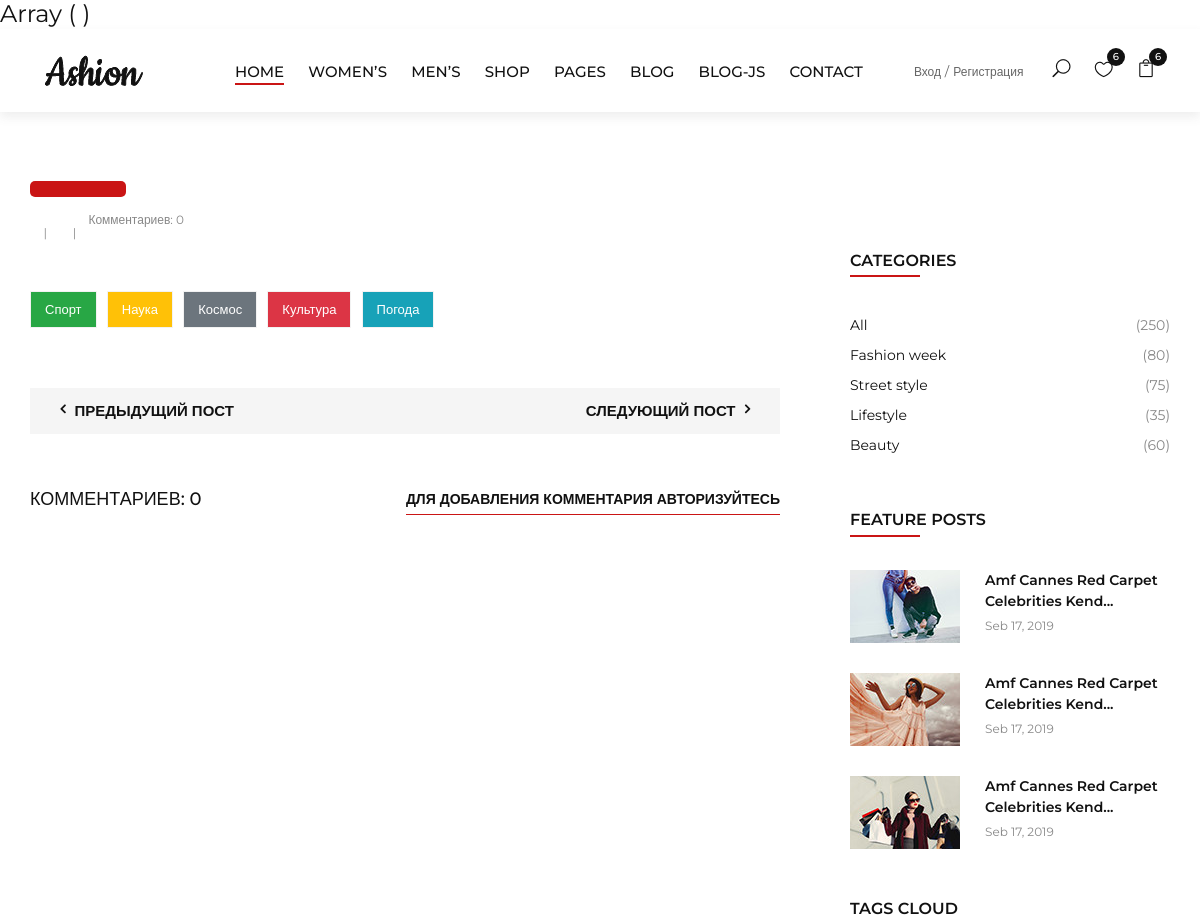
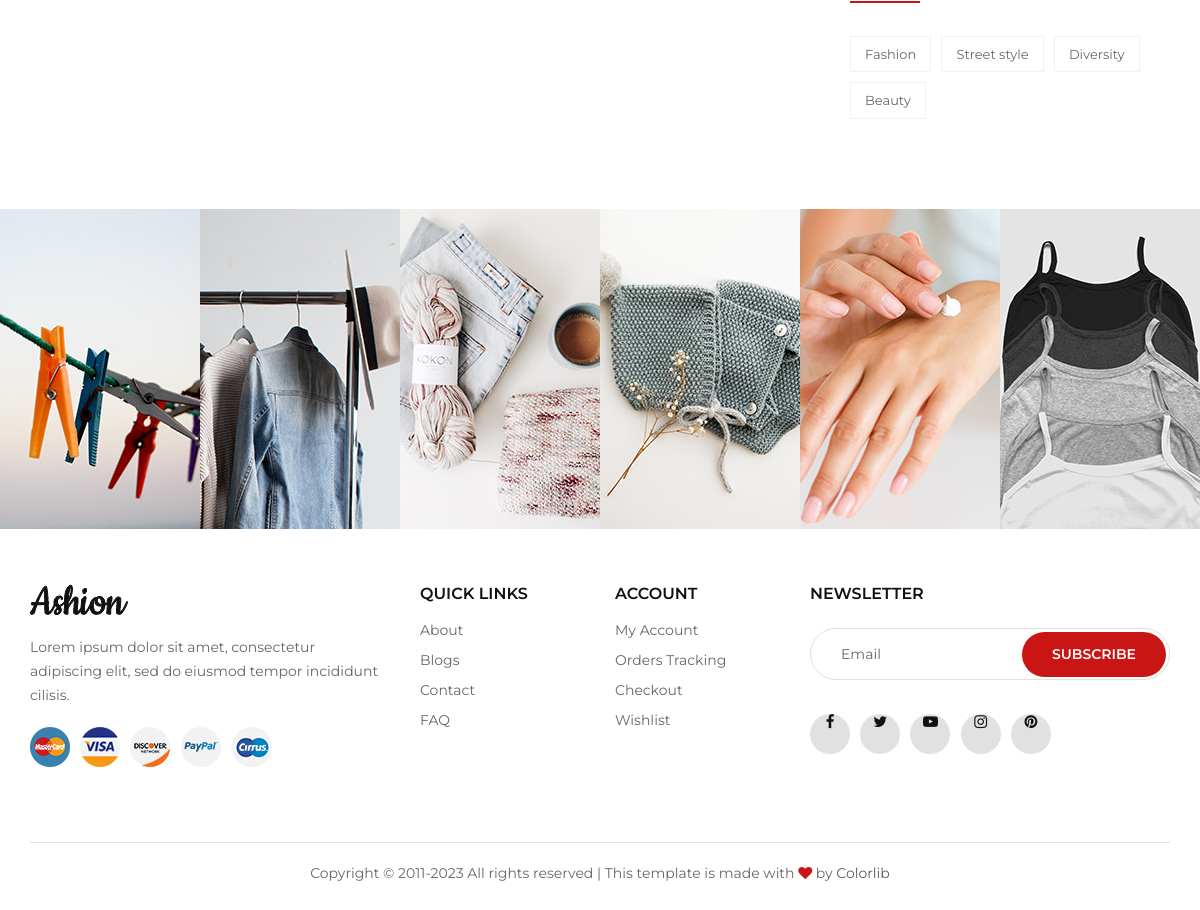
Screenshot of /blog-details.php with the database file from the repository (2 pictures, top to bottom).
### tables this page shows
CREATE TABLE `category` (
  `id` int(11) NOT NULL,
  `title` varchar(255) NOT NULL,
  `translation` varchar(255) NOT NULL,
  `description` text NOT NULL,
  `class_name` varchar(255) DEFAULT NULL
);

### blog-details.php (called while the page is built, shortened)
<?php
$id = (int)$_GET['newsId'];
require 'models/News.php';
require 'models/Categories.php';
require 'models/Comments.php';
$newsItem = News::getNewsItemById($id);
$categories = Categories::getCategoryList();
$comments = Comments::getCommentsByNewsId($id);
$commentsCount = count($comments);
$newsItem['text'] = str_replace("\r\n", '</p><p>', $newsItem['text']);
$newsItem['text'] = str_replace("<p></p>", '', $newsItem['text']);
$idListDB = News::getIdList();
$idList = [];
foreach ($idListDB as $idArr){
    $idList[] = $idArr['id'];
}
$key = array_search($id, $idList);
$nextNewsId = $idList[$key+1];
$previousNewsId = $idList[$key-1];
require 'views/blog-details_view.php';

### models/News.php (called while the page is built, shortened)
<?php
class News
{
    public static function getNewsItemById($id){
        $pdo = DBConnect::getConnection();
        $query = "SELECT news.title AS newsTitle, text, add_date, image,
                    translation AS categoryTitle, class_name,
                    first_name, last_name
                    FROM news, category, authors
                    WHERE author_id = authors.id
                    AND category_id = category.id
                    AND news.id = ?;";
        $statement = $pdo->prepare($query);
        $statement->execute([$id]);
        return $statement->fetch();
    }
    public static function getIdList(){
        $pdo = DBConnect::getConnection();
        $query = "SELECT id
                    FROM news
                    ORDER BY id;";
        return $pdo->query($query)->fetchAll();
    }
}

### models/Comments.php (called while the page is built, shortened)
<?php
class Comments
{
    public static function getCommentsByNewsId($id){
        $pdo = DBConnect::getConnection();
        $query = "SELECT comment, comments.add_date,
                  first_name, last_name, image
                  FROM comments, users
                  WHERE user_id = users.id
                    AND news_id = ?
                    AND approved = 1;";
        $statement = $pdo->prepare($query);
        $statement->execute([$id]);
        return $statement->fetchAll();
    }
}

### models/Categories.php (called while the page is built, shortened)
<?php
class Categories
{
    public static function getCategoryList(){
        $pdo = DBConnect::getConnection();
        $query = "SELECT id, translation, class_name
                    FROM category;";
        return $pdo->query($query)->fetchAll();
    }
}

### views/blog-details_view.php (the view, shortened to what this page needs)
<?php
require 'components/header.php';
?>
<div class="breadcrumb-option">
    <div class="container">
        <div class="row">
            <div class="col-lg-12">
                <div class="breadcrumb__links">
                    <a href="index.php"><i class="fa fa-home"></i> Home</a>
                    <a href="./blog.php">Blog</a>
                </div>
            </div>
        </div>
    </div>
</div>
<section class="blog-details spad">
    <div class="container">
        <div class="row">
            <div class="col-lg-8 col-md-8">
                <div class="blog__details__content">
                    <div class="blog__details__item">
                        <div class="blog__details__item__title">
                            <span class="tip px-5 py-2  <?=$newsItem['class_name']?>"><?=$newsItem['categoryTitle']?></span>
                            <ul>
                                <li>Комментариев: <?=$commentsCount?></li>
                            </ul>
                        </div>
                    </div>
                    <div class="blog__details__tags">
                        <?php foreach ($categories as $category):?>
                            <a href="<?=$category['id']?>" class="<?=$category['class_name']?> text-white"><?=$category['translation']?></a>
                        <?php endforeach;?>
                    </div>
                    <div class="blog__details__btns">
                        <div class="row">
                            <div class="col-lg-6 col-md-6 col-sm-6">
                                <div class="blog__details__btn__item">
                                    <h6><a href="blog-details.php?newsId=<?=$previousNewsId?>"><i class="fa fa-angle-left"></i> Предыдущий пост</a></h6>
                                </div>
                            </div>
                            <div class="col-lg-6 col-md-6 col-sm-6">
                                <div class="blog__details__btn__item blog__details__btn__item--next">
                                    <h6><a href="blog-details.php?newsId=<?=$nextNewsId?>">Следующий пост <i class="fa fa-angle-right"></i></a></h6>
                                </div>
                            </div>
                        </div>
                    </div>
                    <div class="blog__details__comment">
                        <h5>Комментариев: <?=$commentsCount?></h5>
                        <?php if( isset($_SESSION['userId']) ):?>
                            <a href="#" class="leave-btn">Оставить комментарий</a>
                        <?php else:?>
                            <a href="enter.php" class="leave-btn">Для добавления комментария авторизуйтесь</a>
                        <?php endif;?>
                    </div>
                </div>
            </div>
            <div class="col-lg-4 col-md-4">
                <div class="blog__sidebar">
                    <div class="blog__sidebar__item">
                        <div class="section-title">
                            <h4>Categories</h4>
                        </div>
                        <ul>
                            <li><a href="#">All <span>(250)</span></a></li>
                            <li><a href="#">Fashion week <span>(80)</span></a></li>
                            <li><a href="#">Street style <span>(75)</span></a></li>
                            <li><a href="#">Lifestyle <span>(35)</span></a></li>
                            <li><a href="#">Beauty <span>(60)</span></a></li>
                        </ul>
                    </div>
                    <div class="blog__sidebar__item">
                        <div class="section-title">
                            <h4>Feature posts</h4>
                        </div>
                        <a href="#" class="blog__feature__item">
                            <div class="blog__feature__item__pic">
                                <img src="img/blog/sidebar/fp-1.jpg" alt="">
                            </div>
                            <div class="blog__feature__item__text">
                                <h6>Amf Cannes Red Carpet Celebrities Kend...</h6>
                                <span>Seb 17, 2019</span>
                            </div>
                        </a>
                        <a href="#" class="blog__feature__item">
                            <div class="blog__feature__item__pic">
                                <img src="img/blog/sidebar/fp-2.jpg" alt="">
                            </div>
                            <div class="blog__feature__item__text">
                                <h6>Amf Cannes Red Carpet Celebrities Kend...</h6>
                                <span>Seb 17, 2019</span>
                            </div>
                        </a>
                        <a href="#" class="blog__feature__item">
                            <div class="blog__feature__item__pic">
                                <img src="img/blog/sidebar/fp-3.jpg" alt="">
                            </div>
                            <div class="blog__feature__item__text">
                                <h6>Amf Cannes Red Carpet Celebrities Kend...</h6>
                                <span>Seb 17, 2019</span>
                            </div>
                        </a>
                    </div>
                    <div class="blog__sidebar__item">
                        <div class="section-title">
                            <h4>Tags cloud</h4>
                        </div>
                        <div class="blog__sidebar__tags">
                            <a href="#">Fashion</a>
                            <a href="#">Street style</a>
                            <a href="#">Diversity</a>
                            <a href="#">Beauty</a>
                        </div>
                    </div>
                </div>
            </div>
        </div>
    </div>
</section>
<?php
require 'components/instagram.php';
?>
<?php
require 'components/footer.php';
?>

### rows the page displays
category: translation "Спорт"
category: translation "Наука"
category: translation "Космос"
category: translation "Культура"
category: translation "Погода"

### other values shown
$commentsCount "0"
